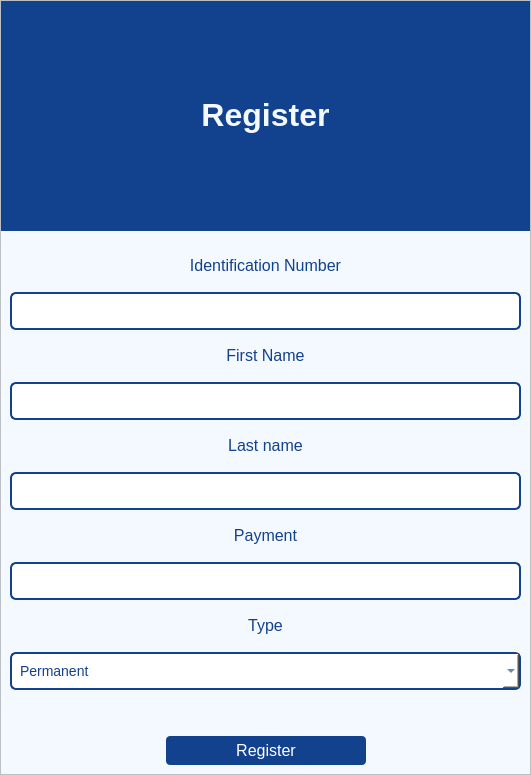
<?xml version="1.0" encoding="UTF-8"?>
<ui version="4.0">
 <class>MainWindow</class>
 <widget class="QMainWindow" name="MainWindow">
  <property name="geometry">
   <rect>
    <x>0</x>
    <y>0</y>
    <width>531</width>
    <height>775</height>
   </rect>
  </property>
  <property name="minimumSize">
   <size>
    <width>531</width>
    <height>300</height>
   </size>
  </property>
  <property name="maximumSize">
   <size>
    <width>531</width>
    <height>775</height>
   </size>
  </property>
  <property name="windowTitle">
   <string>Drivers Register</string>
  </property>
  <property name="styleSheet">
   <string notr="true">QWidget{
background-color: rgb(243, 249, 254);
}


QLabel{
color: rgb(18, 65, 141);
font-size:16px;
padding-bottom: 0px;
}

QLineEdit{
background-color: rgb(255, 255, 255);
border: 2px solid; 
border-radius: 6px; 
border-color:rgb(18, 65, 141);
padding: 8px;
color: rgb(18, 65, 141);
font-size:14px;
}

QComboBox{
	background-color: rgb(255, 255, 255);
	border: 2px solid; 
	border-radius: 6px; 
	border-color:rgb(18, 65, 141);
	padding: 8px;
	color: rgb(18, 65, 141);
	font-size:14px;
}

QPushButton{
color:#fff;
border: 0px;
font-size: 16px;
padding: 5px;
background-color: rgb(18, 65, 141);
border-radius:4px;
}

QPushButton:hover{
background-color: rgb(47, 142, 228);
}

QScrollBar:vertical {
    border: none;
    background: rgb(230, 222, 255);  /* Background color of the scrollbar track */
    width: 12px;  /* Thickness of the scrollbar */
}

QScrollBar::handle:vertical {
    background: rgb(18, 65, 141);
    min-width: 20px; /* Minimum width of the handle */
    border-radius: 6px; /* Rounded edges */
}

QScrollBar::handle:vertical:hover {
    background: #74b9ff; /* Lighter color when hovered */
}

QScrollBar::add-line:vertical, QScrollBar::sub-line:vertical {
    background: none; /* Removes the small arrow buttons */
}

QScrollBar::add-page:vertical, QScrollBar::sub-page:vertical {
    background: none; /* Keeps empty space color same */
}</string>
  </property>
  <widget class="QWidget" name="centralwidget">
   <layout class="QVBoxLayout" name="verticalLayout_2">
    <property name="leftMargin">
     <number>0</number>
    </property>
    <property name="topMargin">
     <number>0</number>
    </property>
    <property name="rightMargin">
     <number>0</number>
    </property>
    <property name="bottomMargin">
     <number>0</number>
    </property>
    <item>
     <widget class="QScrollArea" name="scrollArea">
      <property name="widgetResizable">
       <bool>true</bool>
      </property>
      <widget class="QWidget" name="scrollAreaWidgetContents">
       <property name="geometry">
        <rect>
         <x>0</x>
         <y>0</y>
         <width>529</width>
         <height>773</height>
        </rect>
       </property>
       <layout class="QVBoxLayout" name="verticalLayout_3" stretch="3,7">
        <property name="leftMargin">
         <number>0</number>
        </property>
        <property name="topMargin">
         <number>0</number>
        </property>
        <property name="rightMargin">
         <number>0</number>
        </property>
        <property name="bottomMargin">
         <number>0</number>
        </property>
        <item>
         <widget class="QWidget" name="labelWidget" native="true">
          <property name="styleSheet">
           <string notr="true">background-color: rgb(18, 65, 141);</string>
          </property>
          <layout class="QHBoxLayout" name="horizontalLayout_2">
           <item>
            <widget class="QLabel" name="label">
             <property name="styleSheet">
              <string notr="true">color: rgb(243, 249, 254);</string>
             </property>
             <property name="text">
              <string>&lt;html&gt;&lt;head/&gt;&lt;body&gt;&lt;p align=&quot;center&quot;&gt;&lt;span style=&quot; font-size:24pt; font-weight:600;&quot;&gt;Register&lt;/span&gt;&lt;/p&gt;&lt;/body&gt;&lt;/html&gt;</string>
             </property>
            </widget>
           </item>
          </layout>
         </widget>
        </item>
        <item>
         <widget class="QWidget" name="widget" native="true">
          <property name="styleSheet">
           <string notr="true"/>
          </property>
          <layout class="QVBoxLayout" name="verticalLayout">
           <item>
            <widget class="QLabel" name="IdLabel">
             <property name="text">
              <string>&lt;html&gt;&lt;head/&gt;&lt;body&gt;&lt;p align=&quot;center&quot;&gt;&lt;span style=&quot; font-size:12pt;&quot;&gt;Identification Number&lt;/span&gt;&lt;/p&gt;&lt;/body&gt;&lt;/html&gt;</string>
             </property>
            </widget>
           </item>
           <item>
            <widget class="QLineEdit" name="IdInput">
             <property name="styleSheet">
              <string notr="true"/>
             </property>
            </widget>
           </item>
           <item>
            <widget class="QLabel" name="FirstNameLabel">
             <property name="text">
              <string>&lt;html&gt;&lt;head/&gt;&lt;body&gt;&lt;p align=&quot;center&quot;&gt;&lt;span style=&quot; font-size:12pt;&quot;&gt;First Name&lt;/span&gt;&lt;/p&gt;&lt;/body&gt;&lt;/html&gt;</string>
             </property>
            </widget>
           </item>
           <item>
            <widget class="QLineEdit" name="FirstNameInput">
             <property name="styleSheet">
              <string notr="true"/>
             </property>
            </widget>
           </item>
           <item>
            <widget class="QLabel" name="LastNameLabel">
             <property name="text">
              <string>&lt;html&gt;&lt;head/&gt;&lt;body&gt;&lt;p align=&quot;center&quot;&gt;&lt;span style=&quot; font-size:12pt;&quot;&gt;Last name&lt;/span&gt;&lt;/p&gt;&lt;/body&gt;&lt;/html&gt;</string>
             </property>
            </widget>
           </item>
           <item>
            <widget class="QLineEdit" name="LastNameInput">
             <property name="styleSheet">
              <string notr="true"/>
             </property>
            </widget>
           </item>
           <item>
            <widget class="QLabel" name="PaymentLabel">
             <property name="text">
              <string>&lt;html&gt;&lt;head/&gt;&lt;body&gt;&lt;p align=&quot;center&quot;&gt;&lt;span style=&quot; font-size:12pt;&quot;&gt;Payment&lt;/span&gt;&lt;/p&gt;&lt;/body&gt;&lt;/html&gt;</string>
             </property>
            </widget>
           </item>
           <item>
            <widget class="QLineEdit" name="PaymentInput">
             <property name="styleSheet">
              <string notr="true"/>
             </property>
            </widget>
           </item>
           <item>
            <widget class="QLabel" name="TypeLabel">
             <property name="styleSheet">
              <string notr="true"/>
             </property>
             <property name="text">
              <string>&lt;html&gt;&lt;head/&gt;&lt;body&gt;&lt;p align=&quot;center&quot;&gt;Type&lt;/p&gt;&lt;/body&gt;&lt;/html&gt;</string>
             </property>
            </widget>
           </item>
           <item>
            <widget class="QComboBox" name="TypeComboBox">
             <property name="styleSheet">
              <string notr="true">background-color: rgb(255, 255, 255);
border: 2px solid; 
border-radius: 6px; 
border-color:rgb(18, 65, 141);
padding: 8px;
color: rgb(18, 65, 141);
font-size:14px;</string>
             </property>
             <item>
              <property name="text">
               <string>Permanent</string>
              </property>
             </item>
             <item>
              <property name="text">
               <string>Freelancer</string>
              </property>
             </item>
            </widget>
           </item>
           <item>
            <spacer name="verticalSpacer">
             <property name="orientation">
              <enum>Qt::Vertical</enum>
             </property>
             <property name="sizeType">
              <enum>QSizePolicy::Minimum</enum>
             </property>
             <property name="sizeHint" stdset="0">
              <size>
               <width>20</width>
               <height>40</height>
              </size>
             </property>
            </spacer>
           </item>
           <item>
            <layout class="QHBoxLayout" name="horizontalLayout">
             <item>
              <spacer name="horizontalSpacer_3">
               <property name="orientation">
                <enum>Qt::Horizontal</enum>
               </property>
               <property name="sizeHint" stdset="0">
                <size>
                 <width>40</width>
                 <height>20</height>
                </size>
               </property>
              </spacer>
             </item>
             <item>
              <widget class="QPushButton" name="add_Driver_button">
               <property name="enabled">
                <bool>true</bool>
               </property>
               <property name="sizePolicy">
                <sizepolicy hsizetype="Minimum" vsizetype="Fixed">
                 <horstretch>0</horstretch>
                 <verstretch>0</verstretch>
                </sizepolicy>
               </property>
               <property name="minimumSize">
                <size>
                 <width>200</width>
                 <height>25</height>
                </size>
               </property>
               <property name="maximumSize">
                <size>
                 <width>200</width>
                 <height>16777215</height>
                </size>
               </property>
               <property name="cursor">
                <cursorShape>PointingHandCursor</cursorShape>
               </property>
               <property name="styleSheet">
                <string notr="true"/>
               </property>
               <property name="text">
                <string>Register</string>
               </property>
              </widget>
             </item>
             <item>
              <spacer name="horizontalSpacer_4">
               <property name="orientation">
                <enum>Qt::Horizontal</enum>
               </property>
               <property name="sizeHint" stdset="0">
                <size>
                 <width>40</width>
                 <height>20</height>
                </size>
               </property>
              </spacer>
             </item>
            </layout>
           </item>
          </layout>
         </widget>
        </item>
       </layout>
      </widget>
     </widget>
    </item>
   </layout>
  </widget>
 </widget>
 <resources/>
 <connections/>
</ui>
